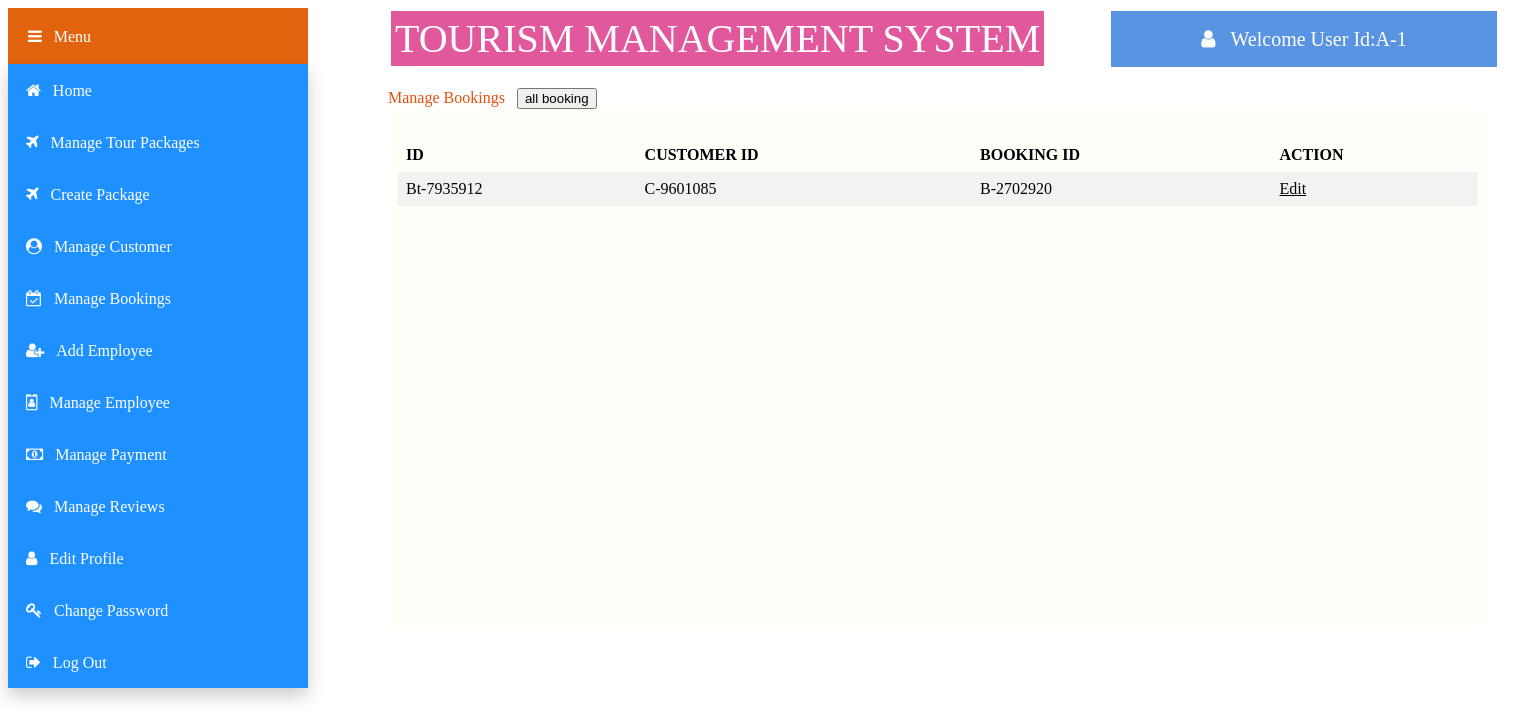
Page /views/Admin/managebooking.php (signed in) on the committed database.
### tables this page shows
CREATE TABLE `book_tracking` (
  `bt_id` varchar(50) NOT NULL,
  `status` varchar(50) NOT NULL,
  `active_status` varchar(50) NOT NULL,
  `b_id` varchar(50) NOT NULL,
  `c_id` varchar(50) NOT NULL
);

### models/database.php (called while the page is built, shortened)
<?php
	 $serverName="localhost";
	 $userName="root";
	 $password="";
	 $dbName="tms";
	function get($query)
	{
        $data=array();
		global $serverName,$userName,$password,$dbName;
		$conn = mysqli_connect( $serverName, $userName, $password, $dbName);
        $result=mysqli_query($conn,$query);
        if(mysqli_num_rows($result) > 0)
        {
            while($row = mysqli_fetch_assoc($result))
            {
                $entity=array();
                foreach($row as $k=>$v)
                {
                    $entity[$k] = $row[$k];
                }
                $data[] = $entity;
            }
        }
		return $data;
	}
?>

### controllers/book_trackingController.php (called while the page is built, shortened)
<?php
	require_once '../../models/database.php';
	function getAllBook_Tracking()
	{
		$query ="SELECT * FROM book_tracking WHERE active_status='requested'";
		$bts = get($query);
		return $bts;
    }
	?>

### views/Admin/managebooking.php (the view, shortened to what this page needs)
<?php
include '../../controllers/book_trackingController.php';
$bts=getAllBook_Tracking();
?>
<html>
    <head>
        <link rel="stylesheet" href="https://cdnjs.cloudflare.com/ajax/libs/font-awesome/4.7.0/css/font-awesome.min.css">
        <link rel="stylesheet" type="text/css" href="css/managebooking.css">
    </head>
    <body>
        <div class="title" >TOURISM MANAGEMENT SYSTEM
        </div>
        <div class="dropdown">
            <button class="dropbtn"><i class="fa fa-bars">&nbsp;&nbsp;&nbsp;Menu</i></button>
                <div class="dropdown-content">
                    <button class="btn" onClick="location.href='home.php'" value='home'><i class="fa fa-home">&nbsp;&nbsp;&nbsp;Home</i></button><br>
                    <button class="btn" onClick="location.href='manage_package.php'" value='manage_package'><i class="fa fa-plane">&nbsp;&nbsp;&nbsp;Manage Tour Packages</i></button><br>
                    <button class="btn" onClick="location.href='createpackage.php'" value='createpackage'><i class="fa fa-plane">&nbsp;&nbsp;&nbsp;Create Package</i></button><br>
                    <button class="btn" onClick="location.href='manageuser.php'" value='manageuser'><i class="fa fa-user-circle">&nbsp;&nbsp;&nbsp;Manage Customer</i></button><br>
                    <button class="btn" onClick="location.href='managebooking.php'" value='managebooking'><i class="fa fa-calendar-check-o">&nbsp;&nbsp;&nbsp;Manage Bookings</i></button><br>
                    <button class="btn" onClick="location.href='addemployee.php'" value='addemployee'><i class="fa fa-user-plus" >&nbsp;&nbsp;&nbsp;Add Employee</i></button><br>
                    <button class="btn" onClick="location.href='manageemployee.php'" value='managemployee'><i class="fa fa-id-badge">&nbsp;&nbsp;&nbsp;Manage Employee</i></button><br>
                    <button class="btn" onClick="location.href='managepayment.php'" value='managepayment'><i class="fa fa-money">&nbsp;&nbsp;&nbsp;Manage Payment</i></button><br>
                    <button class="btn" onClick="location.href='managereview.php'" value='managereview'><i class="fa fa-comments">&nbsp;&nbsp;&nbsp;Manage Reviews</i></button><br>
                    <button class="btn" onClick="location.href='editprofile.php'" value='editprofile'><i class="fa fa-user">&nbsp;&nbsp;&nbsp;Edit Profile</i></button><br>
                    <button class="btn" onClick="location.href='changepassword.php'" value='changepassword'><i class="fa fa-key">&nbsp;&nbsp;&nbsp;Change Password</i></button><br>
                    <button class="btn" onClick=" location.href='../logout.php'"><i class="fa fa-sign-out">&nbsp;&nbsp;&nbsp;Log Out</i></button><br>
                </div>
        </div>
        <div class="welcome" ><i class="fa fa-user">&nbsp;&nbsp;&nbsp;<?php echo "Welcome User Id:".$_SESSION["loggedinuser"];?></i>
        </div>
        <div class="text" >Manage Bookings</i>&nbsp;&nbsp;&nbsp;<input type="button" name="allbooking" value="all booking" onClick="location.href='allbooking.php'" >
        </div>
        <div class="panel">
        <div id="table-wrapper">
        <div id="table-scroll">
            <table>
  <tr>
  <th>ID</th>
  <th>CUSTOMER ID</th>
  <th>BOOKING ID</th>
  <th>ACTION</th>
    </tr>
  <?php
				        foreach($bts as $bt)
				        {
                            echo "<tr>";
                                echo "<td>".$bt["bt_id"]."</td>";
                                echo "<td>".$bt["c_id"]."</td>";
                                echo "<td>".$bt["b_id"]."</td>";
                                echo '<td><a href="action.php?id='.$bt["bt_id"].'" class="btn1 btn1-success">Edit</a></td>';
                            echo "</tr>";
				        }
                    ?>
        </table>
    </div>
    </div>
    </div>
    </body>
</html>

### views/Admin/css/managebooking.css (style rules this page uses)
.title { background-color: rgb(226, 88, 157); color: white; padding: 4px; min-width:400px; font-size: 40px; text-align: center; border: solid; margin-left:380px; position: absolute; }
.dropbtn { background-color: rgb(226, 99, 14); color: white; padding: 20px; min-width:300px; font-size: 16px; width:30%; text-align:left; border: none; cursor: pointer; }
.dropdown { position: absolute; display: inline-block; }
.dropdown-content { display: block; position: absolute; background-color: #2c2828; min-width: 300px; box-shadow: 0px 8px 16px 0px rgba(0,0,0,0.2); z-index: 1; }
.btn { background-color: DodgerBlue; border: none; color: white; padding: 18px; min-width:300px; font-size: 16px; text-align:left; cursor: pointer; }
.welcome { background-color: rgb(88, 148, 226); color: white; padding: 18px; min-width:350px; font-size: 20px; text-align: center; border: solid; margin-left:1100px; position: absolute; }
table { border-collapse: collapse; width: 100%; }
th, td { text-align: left; padding: 8px; }
tr:nth-child(even) { background-color: #f2f2f2; }
.text { color: rgb(226, 81, 14); margin-top: 80px; font-size: 16px; margin-left:380px; position: absolute; }
#table-wrapper { position:relative; }
#table-scroll { height:100%; overflow:auto; margin-top:20px; }
#table-wrapper table { width:100%; }
#table-wrapper table * { color:black; }
.panel { display: inline-block; background:rgb(255, 255, 250); min-height: 500px; min-width: 1080px; height: 100px; padding: 10px; border: navajowhite; margin-right: 30px; margin-left: 380px; margin-top:100px ; margin-bottom: 300px; }
body { height: 400px; }

### rows in the picture
book_tracking: bt_id "Bt-7935912", c "C-9601085", b "B-2702920"

### other values in the picture
$_SESSION["loggedinuser"] "A-1"
